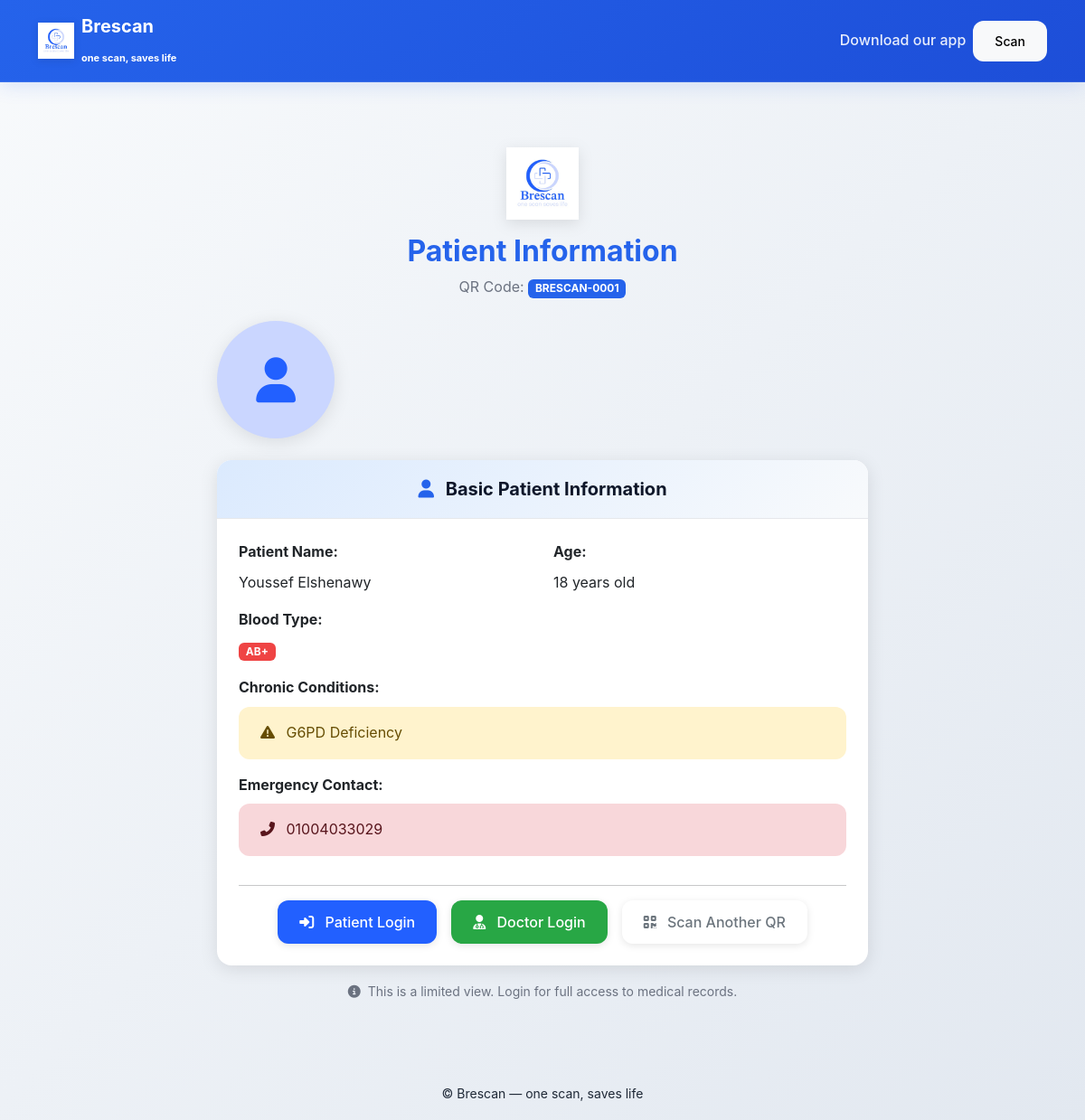
Page /guest/BRESCAN-0001 on the earlier database version.
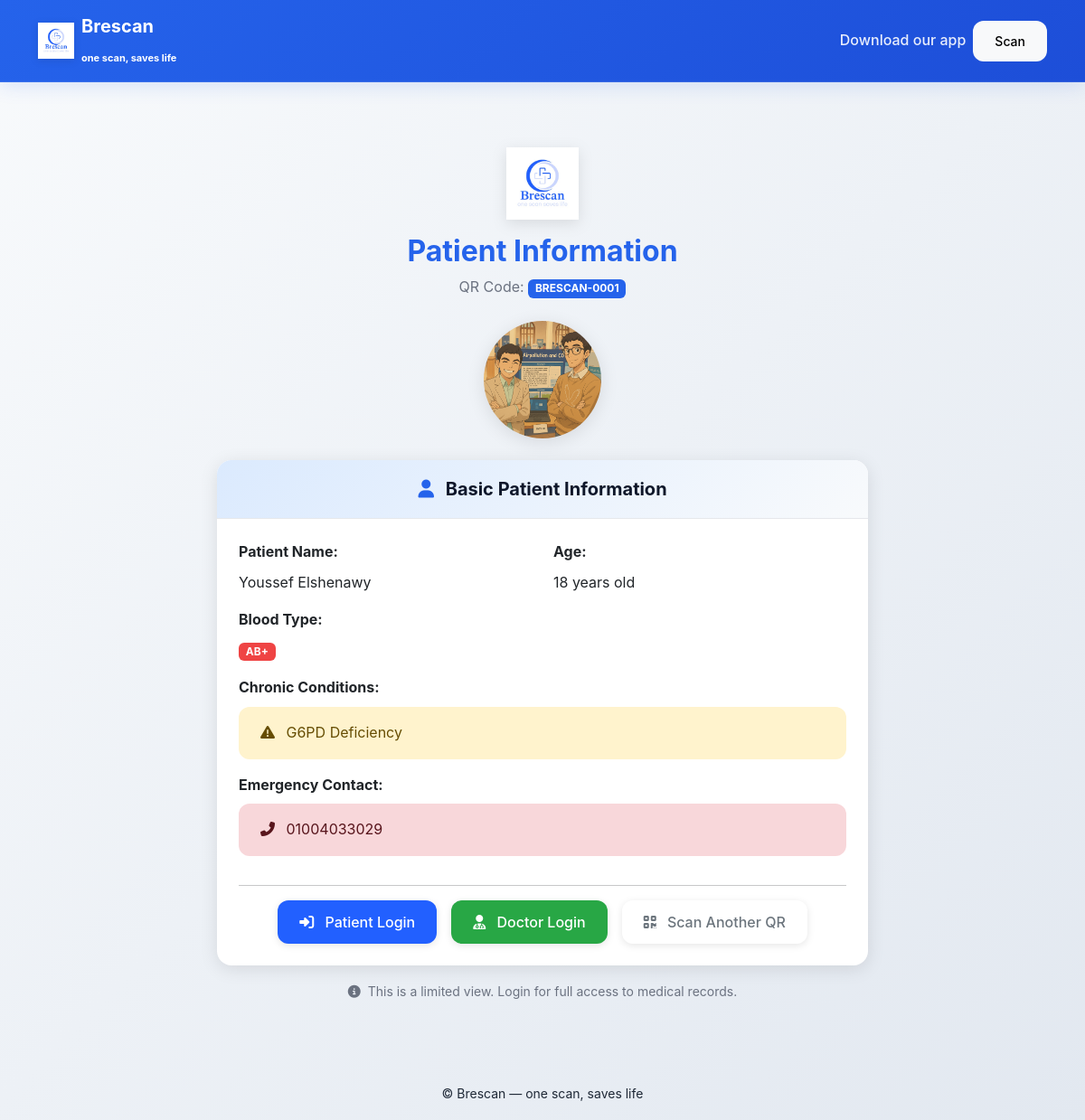
Same page on the later database version.
### tables this page shows
CREATE TABLE patients (
        id INTEGER PRIMARY KEY AUTOINCREMENT,
        qr_id TEXT UNIQUE,
        username TEXT UNIQUE,
        password TEXT,
        name TEXT,
        phone TEXT,
        email TEXT,
        birthdate TEXT,
        gender TEXT,
        blood_type TEXT,
        monthly_pills INTEGER DEFAULT 0,
        medications TEXT,
        chronic_diseases TEXT,
        lab_file TEXT,
        patient_photo TEXT,
        emergency_contact TEXT,
        other_info TEXT
    );

### app.py (the view)
@app.route("/guest/<qr_id>")
def guest_view(qr_id):
    conn = get_db()
    c = conn.cursor()
    c.execute("SELECT * FROM patients WHERE qr_id=?", (qr_id,))
    patient = c.fetchone()
    conn.close()
    if not patient:
        return "Patient not found", 404
    age = None
    if patient["birthdate"]:
        from datetime import datetime
        try:
            birth = datetime.strptime(patient["birthdate"], "%Y-%m-%d")
            today = datetime.today()
            age = today.year - birth.year - ((today.month, today.day) < (birth.month, birth.day))
        except:
            age = None
    return render_template("guest_view.html", patient=patient, qr_id=qr_id, age=age)

### app.py (called while the page is built)
def get_db():
    conn = sqlite3.connect("database.db", timeout=10, check_same_thread=False)
    conn.row_factory = sqlite3.Row
    return conn

### templates/guest_view.html
{% extends "base.html" %}
{% block content %}
<div class="container py-5">
    <div class="row justify-content-center">
        <div class="col-md-8">
            <div class="text-center mb-4">
                <img src="{{ url_for('static', filename='logo.png') }}"
                     alt="Brescan Logo" class="mb-3"
                     style="height: 80px; filter: drop-shadow(0 4px 8px rgba(0,0,0,0.1));">
                <h2 class="fw-bold text-primary">Patient Information</h2>
                <p class="text-muted">QR Code:
                    <span class="badge bg-primary">{{ qr_id }}</span>
                </p>
            </div>
            <div class="text-center mb-4">
                {% if patient.patient_photo %}
                <img src="{{ url_for('photos', filename=patient.patient_photo) }}"
                     alt="Patient Photo" class="rounded-circle shadow"
                     style="width: 130px; height: 130px; object-fit: cover;">
                {% else %}
                <div class="d-flex align-items-center justify-content-center rounded-circle shadow"
                     style="width: 130px; height: 130px; background:#CAD6FF; font-size:50px; color:#2260FF;">
                    <i class="fas fa-user"></i>
                </div>
                {% endif %}
            </div>
            <div class="card shadow border-0">
                <div class="card-header text-center bg-light">
                    <h5 class="mb-0 fw-bold">
                        <i class="fas fa-user text-primary me-2"></i>
                        Basic Patient Information
                    </h5>
                </div>
                <div class="card-body">
                    <div class="row">
                        <div class="col-md-6 mb-3">
                            <label class="form-label fw-bold">Patient Name:</label>
                            <p class="mb-0">{{ patient.name }}</p>
                        </div>
                        <div class="col-md-6 mb-3">
                            <label class="form-label fw-bold">Age:</label>
                            <p class="mb-0">{{ age or 'N/A' }} years old</p>
                        </div>
                        {% if patient.blood_type %}
                        <div class="col-md-6 mb-3">
                            <label class="form-label fw-bold">Blood Type:</label>
                            <p class="mb-0">
                                <span class="badge bg-danger">{{ patient.blood_type }}</span>
                            </p>
                        </div>
                        {% endif %}
                        {% if patient.chronic_diseases %}
                        <div class="col-12 mb-3">
                            <label class="form-label fw-bold">Chronic Conditions:</label>
                            <div class="alert alert-warning mb-0">
                                <i class="fas fa-exclamation-triangle me-2"></i>
                                {{ patient.chronic_diseases }}
                            </div>
                        </div>
                        {% endif %}
                        {% if patient.emergency_contact %}
                        <div class="col-12 mb-3">
                            <label class="form-label fw-bold">Emergency Contact:</label>
                            <div class="alert alert-danger mb-0">
                                <i class="fas fa-phone-alt me-2"></i>
                                {{ patient.emergency_contact }}
                            </div>
                        </div>
                        {% endif %}
                    </div>
                    <hr>
                    <div class="text-center">
                        <div class="d-flex justify-content-center gap-3 flex-wrap">
                            <a class="btn btn-primary shadow-sm px-4" style="background:#2260FF; border:none;"
                               href="{{ url_for('login', qr_id=qr_id) }}">
                                <i class="fas fa-sign-in-alt me-2"></i> Patient Login
                            </a>
                            {% if qr_id %}
                            <a class="btn btn-success shadow-sm px-4" style="background:#28a745; border:none;"
                               href="{{ url_for('doctor_login', qr_id=qr_id) }}">
                                <i class="fas fa-user-md me-2"></i> Doctor Login
                            </a>
                            {% else %}
                            <a class="btn btn-success shadow-sm px-4 disabled" style="background:#28a745; border:none;"
                               href="#">
                                <i class="fas fa-user-md me-2"></i> Doctor Login
                            </a>
                            {% endif %}
                            <a class="btn btn-outline-secondary shadow-sm px-4" href="{{ url_for('scanner_gate') }}">
                                <i class="fas fa-qrcode me-2"></i> Scan Another QR
                            </a>
                        </div>
                    </div>
                </div>
            </div>
            <div class="text-center mt-3">
                <small class="text-muted">
                    <i class="fas fa-info-circle me-1"></i>
                    This is a limited view. Login for full access to medical records.
                </small>
            </div>
        </div>
    </div>
</div>
{% endblock %}

### templates/base.html (shortened to what this page needs)
<!doctype html>
<html lang="en">
<head>
  <link href="https://cdn.jsdelivr.net/npm/bootstrap@5.3.1/dist/css/bootstrap.min.css" rel="stylesheet">
  <link rel="stylesheet" href="https://cdnjs.cloudflare.com/ajax/libs/font-awesome/6.4.0/css/all.min.css">
  <link rel="stylesheet" href="{{ url_for('static', filename='styles.css') }}">
</head>
<body>
  <nav class="navbar navbar-expand-lg navbar-dark brescan-nav">
    <div class="container">
      <a class="navbar-brand d-flex align-items-center" href="{{ url_for('scanner_gate') }}">
        <img src="{{ url_for('static', filename='logo.png') }}" alt="logo" class="logo me-2">
        <div>
          <div style="font-weight:700">Brescan</div>
          <small style="font-size:11px">one scan, saves life</small>
        </div>
      </a>
      <div class="ms-auto d-flex gap-2 align-items-center">
        <a class="nav-link text-light" href="#" id="download-app">Download our app</a>
        <a class="btn btn-light btn-sm" href="{{ url_for('scanner_gate') }}">Scan</a>
      </div>
    </div>
  </nav>
  <main class="container py-4">
    {% block content %}{% endblock %}
  </main>
  <footer class="text-center py-3">
    <small>© Brescan — one scan, saves life</small>
  </footer>
</body>
</html>

### static/styles.css (style rules this page uses)
:root { --primary: #2563eb; --primary-dark: #1d4ed8; --primary-light: #3b82f6; --secondary: #64748b; --accent: #06b6d4; --success: #10b981; --warning: #f59e0b; --danger: #ef4444; --dark: #0f172a; --light: #f8fafc; --white: #ffffff; --gray-50: #f9fafb; --gray-100: #f3f4f6; --gray-200: #e5e7eb; --gray-300: #d1d5db; --gray-400: #9ca3af; --gray-500: #6b7280; --gray-600: #4b5563; --gray-700: #374151; --gray-800: #1f2937; --gray-900: #111827; --medical-blue: #1e40af; --medical-light-blue: #dbeafe; --medical-green: #059669; --medical-light-green: #d1fae5; --medical-purple: #7c3aed; --medical-light-purple: #ede9fe; }
* { box-sizing: border-box; }
body { font-family: 'Inter', -apple-system, BlinkMacSystemFont, 'Segoe UI', Roboto, sans-serif; background: linear-gradient(135deg, #f8fafc 0%, #e2e8f0 100%); color: var(--gray-800); line-height: 1.6; margin: 0; min-height: 100vh; }
h1, h2, h3, h4, h5, h6 { font-weight: 600; color: var(--dark); margin-bottom: 0.5rem; }
.brescan-nav { background: linear-gradient(135deg, var(--primary) 0%, var(--primary-dark) 100%); box-shadow: 0 4px 20px rgba(37, 99, 235, 0.15); backdrop-filter: blur(10px); border-bottom: 1px solid rgba(255, 255, 255, 0.1); }
.navbar-brand { font-weight: 700; font-size: 1.25rem; }
.logo { height: 40px; filter: drop-shadow(0 2px 4px rgba(0, 0, 0, 0.1)); }
.nav-link { color: rgba(255, 255, 255, 0.9) !important; font-weight: 500; transition: all 0.3s ease; position: relative; }
.nav-link::after { content: ''; position: absolute; bottom: -2px; left: 50%; width: 0; height: 2px; background: white; transition: all 0.3s ease; transform: translateX(-50%); }
.card { background: var(--white); border: none; border-radius: 16px; box-shadow: 0 4px 20px rgba(0, 0, 0, 0.08); transition: all 0.3s ease; overflow: hidden; }
.card-header { background: linear-gradient(135deg, var(--medical-light-blue) 0%, var(--light) 100%); border-bottom: 1px solid var(--gray-200); padding: 1.25rem 1.5rem; }
.card-body { padding: 1.5rem; }
.btn { font-weight: 500; border-radius: 12px; padding: 0.75rem 1.5rem; transition: all 0.3s ease; border: none; position: relative; overflow: hidden; }
.btn::before { content: ''; position: absolute; top: 0; left: -100%; width: 100%; height: 100%; background: linear-gradient(90deg, transparent, rgba(255, 255, 255, 0.2), transparent); transition: left 0.5s; }
.btn-primary { background: linear-gradient(135deg, var(--primary) 0%, var(--primary-dark) 100%); color: white; box-shadow: 0 4px 15px rgba(37, 99, 235, 0.3); }
.btn-success { background: linear-gradient(135deg, var(--success) 0%, #059669 100%); color: white; box-shadow: 0 4px 15px rgba(16, 185, 129, 0.3); }
.alert { border: none; border-radius: 12px; padding: 1rem 1.5rem; margin-bottom: 1rem; }
.text-primary { color: var(--primary) !important; }
.text-muted { color: var(--gray-500) !important; }
.bg-primary { background-color: var(--primary) !important; }
.bg-danger { background-color: var(--danger) !important; }
.shadow-sm { box-shadow: 0 2px 8px rgba(0, 0, 0, 0.1) !important; }
.shadow { box-shadow: 0 4px 20px rgba(0, 0, 0, 0.1) !important; }

Differences in the rows shown:
changed patients "Youssef Elshenawy": patient_photo: picture added
